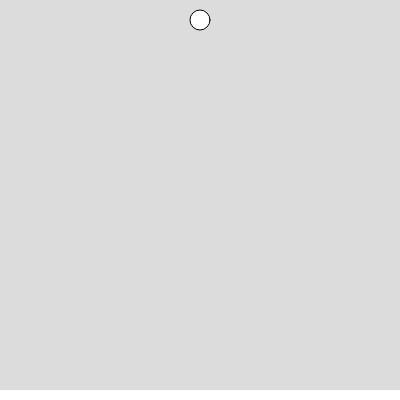
Frame 1 (no input)
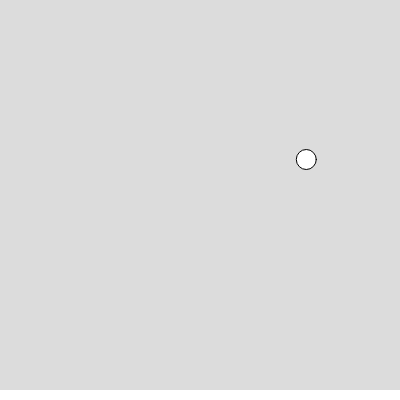
Frame 60 (no input)
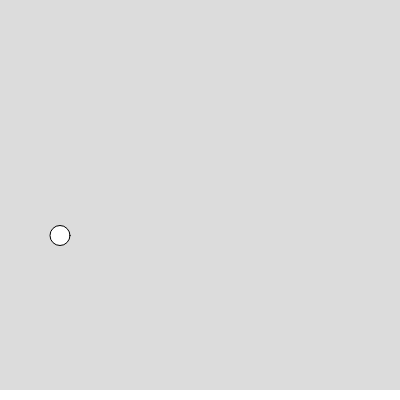
Frame 120 (the mouse pressed at the canvas centre since frame 60)

The p5.js sketch that drew these frames (run headless with seeded random() and noise() and a simulated clock; from frame 60 on, the mouse is pressed at the canvas centre):

// p5.js sketch
// ── sketch.js
/* 
 Example showing how a simple physics engine works
 
 Accely models gravity
 Accelx models friction
 */

// Create a ball
let thing = {
  x:200, y:20,              // position
  w:20, h:20,               // size
  velx:5, vely:0,           // velocity (sign dictates direction)
  accely:0.5, accelx:-0.01,  // accleration (+ve means speeding up, -ve means slowing down)
  elasticity:3}            // 0 is totally elastic, higher means less elastic

let floorHeight = 10

function setup() {
  createCanvas(400, 400);
}

function draw() {
  background(220);
  
  //print("pos:"+thing.x+","+thing.y+" vel"+thing.velx+","+thing.vely," accel:"+thing.accelx+","+ thing.accely)
  print(thing.y,thing.vely,thing.accely)
  
  //print(thing.x,thing.velx,thing.accelx)
  
  // Draw the ball at the current position
  stroke(1)
  ellipse(thing.x, thing.y, thing.w, thing.h)
  
  // Draw the floor
  noStroke()
  rect (0, height-floorHeight, width, floorHeight)
  
  // If we hit the floor, bounce 
  // by reversing the direction of vertical travel
  // The thud 
  if (thing.y > height-floorHeight-thing.h/2) {
    thing.vely = -abs(thing.vely)+min(thing.elasticity,abs(thing.vely))
    print("bounce")
  }

  // If we hit a wall, bounce
  // by reversing the direction of horizontal travel
  if (thing.x > width-thing.w/2) {
    thing.velx = -abs(thing.velx)
    thing.accelx = -thing.accelx
  }
  else if (thing.x < 0 + thing.w/2) {
    thing.velx = abs(thing.velx)
    thing.accelx = -thing.accelx
  }
  
  // If too slow x stop
  if (abs(thing.velx)<abs(thing.accelx)) {
    thing.velx=0
    thing.accelx=0
  }
  
  // If too slow y and on the floor stop
  if (thing.y>height-floorHeight-thing.h/2) {
    thing.y=height-floorHeight-thing.h/2
    if (abs(thing.vely)<1) {
    thing.vely=0
    thing.accely=0
  }
  }
  
  // On each draw cycle...
  
  //...adjust the velocity based on the acceleration
  thing.vely += thing.accely
  thing.velx += thing.accelx
  
  //...adjust the position based on the velocity
  thing.y += thing.vely
  thing.x += thing.velx
}
